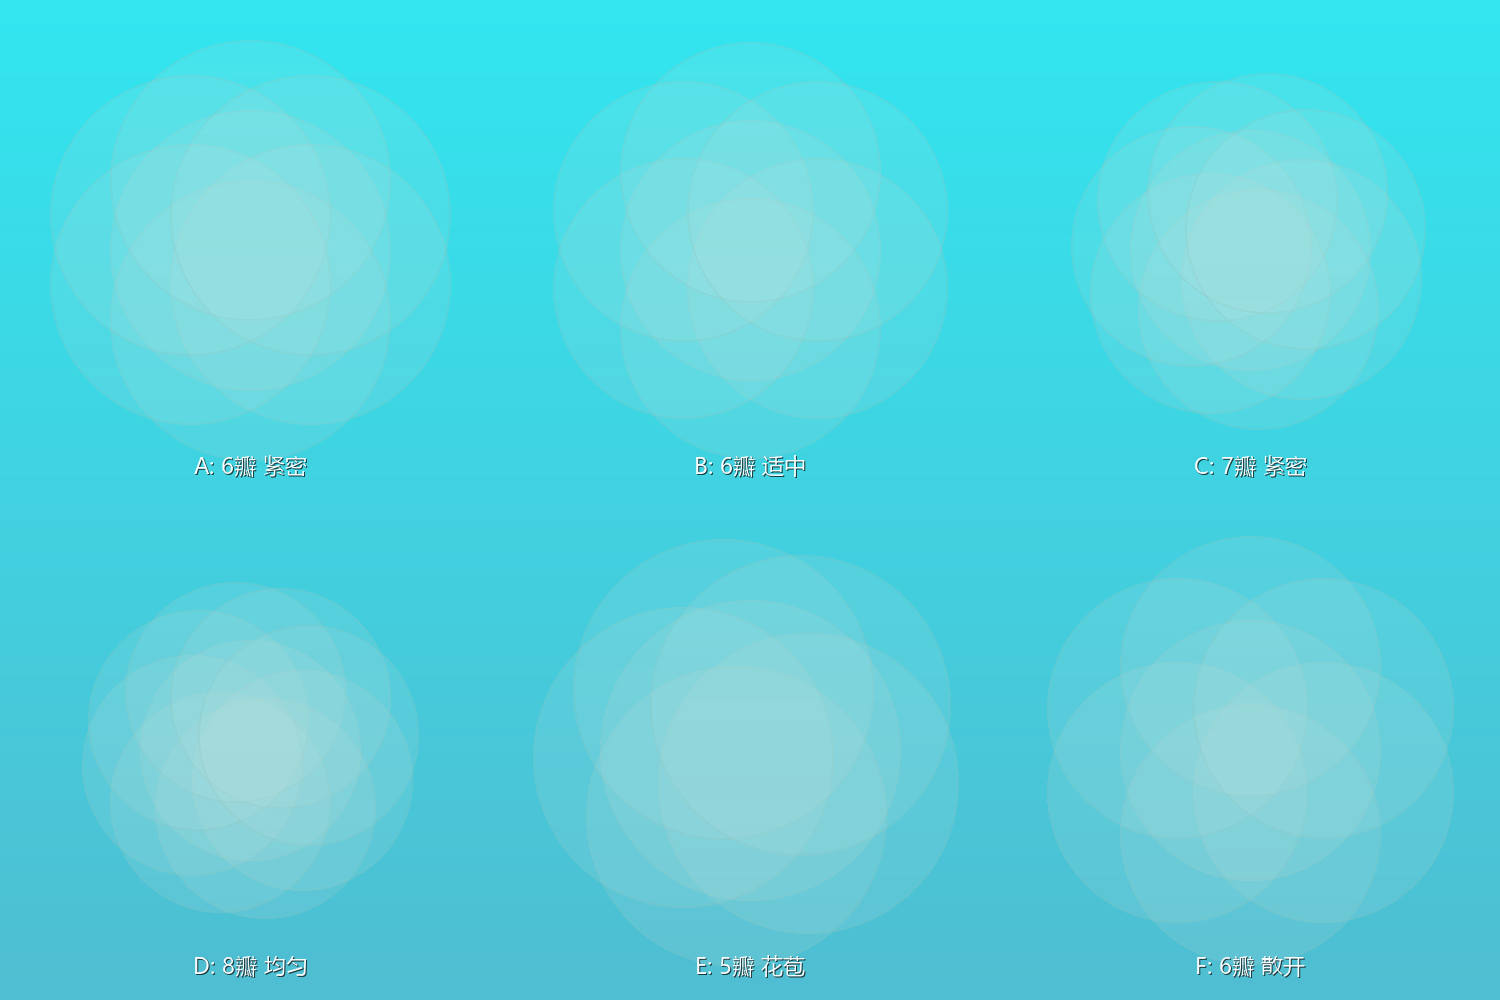

Write Python code to recreate this figure.
from PIL import Image, ImageDraw, ImageFont
import math, os

SIZE = 500
HALF = SIZE // 2
BASE = (109, 179, 168)

def light(base, amt):
    return tuple(int(c + (255 - c) * amt) for c in base)

def draw_circle(target, cx, cy, r, fill_rgba, outline_rgba):
    layer = Image.new('RGBA', (SIZE, SIZE), (0, 0, 0, 0))
    d = ImageDraw.Draw(layer)
    d.ellipse([cx - r + 1, cy - r + 1, cx + r - 1, cy + r - 1], fill=fill_rgba)
    d.ellipse([cx - r, cy - r, cx + r, cy + r], outline=outline_rgba, width=2)
    target.alpha_composite(layer)

def render_bloom(r, offset_ratio, n_petals, label):
    img = Image.new('RGBA', (SIZE, SIZE), (0, 0, 0, 0))
    c = light(BASE, 0.6)
    fill = (*c, 35)
    outline = (*light(BASE, 0.3), 75)
    offset = r * offset_ratio

    draw_circle(img, HALF, HALF, r, fill, outline)
    for i in range(n_petals):
        angle = math.radians(i * 360 / n_petals + 30)
        px = HALF + int(offset * math.cos(angle))
        py = HALF + int(offset * math.sin(angle))
        draw_circle(img, px, py, r, fill, outline)

    d = ImageDraw.Draw(img)
    fonts_dir = os.path.join(os.environ.get('WINDIR', r'C:\Windows'), 'Fonts')
    try:
        font = ImageFont.truetype(os.path.join(fonts_dir, 'msyh.ttc'), 22)
    except:
        font = ImageFont.load_default()
    # 白字黑影标注
    tw = d.textlength(label, font=font)
    tx, ty = HALF - tw / 2, SIZE - 50
    d.text((tx + 1, ty + 1), label, fill=(0, 0, 0, 180), font=font)
    d.text((tx, ty), label, fill=(255, 255, 255, 240), font=font)
    return img

configs = [
    (140, 0.50, 6, 'A: 6瓣 紧密'),
    (130, 0.60, 6, 'B: 6瓣 适中'),
    (120, 0.50, 7, 'C: 7瓣 紧密'),
    (110, 0.55, 8, 'D: 8瓣 均匀'),
    (150, 0.45, 5, 'E: 5瓣 花苞'),
    (130, 0.65, 6, 'F: 6瓣 散开'),
]

# 用海蓝色渐变模拟壁纸背景
bg = Image.new('RGBA', (SIZE * 3, SIZE * 2), (255, 255, 255, 255))
d = ImageDraw.Draw(bg)
for y in range(SIZE * 2):
    frac = y / (SIZE * 2)
    r = int(50 + 30 * frac)
    g = int(190 + 40 * (1 - frac))
    b = int(210 + 30 * (1 - frac))
    d.line([(0, y), (SIZE * 3, y)], fill=(r, g, b))

for idx, cfg in enumerate(configs):
    img = render_bloom(*cfg)
    x = (idx % 3) * SIZE
    y = (idx // 3) * SIZE
    bg.alpha_composite(img, (x, y))

out = os.path.join(os.path.dirname(os.path.abspath(__file__)), 'preview_bloom.png')
bg.save(out)
print(f'saved: {out}')
